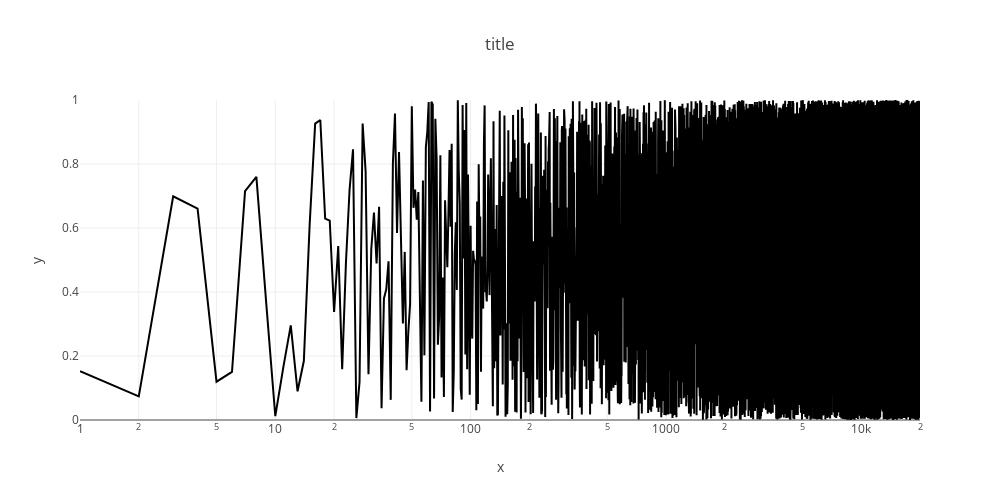

The code cell stored with this chart in its notebook:
### Code cell
utils.plotly_go_line(freq_range, ran_alphas, x_label, y_label, title)

### Figure 1 — Plotly figure (JSON) as saved in the notebook; plotly's stock layout.template omitted (floating-point values rounded to 4 significant figures; data arrays with more than 128 entries replaced by an {"elided": "..."} marker saying what was removed)
{"data": [{"mode": "lines", "type": "scatter", "x": {"elided": "19999 int values"}, "y": {"elided": "19999 float values"}}], "layout": {"height": 500, "title": {"text": "title"}, "width": 1000, "xaxis": {"showgrid": true, "title": {"text": "x"}, "type": "log"}, "yaxis": {"range": [0, 1], "title": {"text": "y"}}}}
